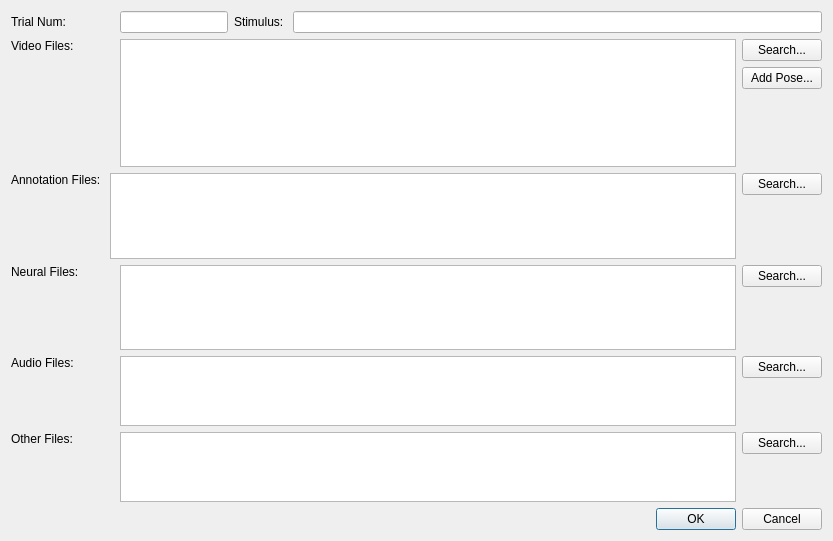
<?xml version="1.0" encoding="UTF-8"?>
<ui version="4.0">
 <class>EditTrialDialog</class>
 <widget class="QDialog" name="EditTrialDialog">
  <property name="geometry">
   <rect>
    <x>0</x>
    <y>0</y>
    <width>833</width>
    <height>541</height>
   </rect>
  </property>
  <property name="windowTitle">
   <string>Add or Edit Trial</string>
  </property>
  <layout class="QVBoxLayout" name="verticalLayout" stretch="0,3,2,2,1,1,0">
   <item>
    <layout class="QHBoxLayout" name="generalInfoHorizontalLayout">
     <item>
      <widget class="QLabel" name="trialNumLabel">
       <property name="minimumSize">
        <size>
         <width>103</width>
         <height>0</height>
        </size>
       </property>
       <property name="text">
        <string>Trial Num: </string>
       </property>
      </widget>
     </item>
     <item>
      <widget class="QLineEdit" name="trialNumLineEdit"/>
     </item>
     <item>
      <widget class="QLabel" name="stimulusLabel">
       <property name="text">
        <string>Stimulus: </string>
       </property>
      </widget>
     </item>
     <item>
      <widget class="QLineEdit" name="stimulusLineEdit">
       <property name="sizePolicy">
        <sizepolicy hsizetype="Expanding" vsizetype="Fixed">
         <horstretch>1</horstretch>
         <verstretch>0</verstretch>
        </sizepolicy>
       </property>
      </widget>
     </item>
    </layout>
   </item>
   <item>
    <layout class="QHBoxLayout" name="videosHorizontalLayout" stretch="0,0,0">
     <item>
      <widget class="QLabel" name="videosLabel">
       <property name="minimumSize">
        <size>
         <width>103</width>
         <height>0</height>
        </size>
       </property>
       <property name="text">
        <string>Video Files: </string>
       </property>
       <property name="alignment">
        <set>Qt::AlignLeading|Qt::AlignLeft|Qt::AlignTop</set>
       </property>
      </widget>
     </item>
     <item>
      <widget class="QTreeWidget" name="videosTreeWidget">
       <property name="alternatingRowColors">
        <bool>false</bool>
       </property>
       <property name="textElideMode">
        <enum>Qt::ElideMiddle</enum>
       </property>
       <property name="expandsOnDoubleClick">
        <bool>false</bool>
       </property>
       <property name="columnCount">
        <number>0</number>
       </property>
      </widget>
     </item>
     <item>
      <layout class="QVBoxLayout" name="videosSearchVerticalLayout">
       <item>
        <widget class="QPushButton" name="videosSearchPushButton">
         <property name="text">
          <string>Search...</string>
         </property>
        </widget>
       </item>
       <item>
        <widget class="QPushButton" name="addPosePushButton">
         <property name="text">
          <string>Add Pose...</string>
         </property>
        </widget>
       </item>
       <item>
        <spacer name="videosSearchVerticalSpacer">
         <property name="orientation">
          <enum>Qt::Vertical</enum>
         </property>
         <property name="sizeHint" stdset="0">
          <size>
           <width>20</width>
           <height>40</height>
          </size>
         </property>
        </spacer>
       </item>
      </layout>
     </item>
    </layout>
   </item>
   <item>
    <layout class="QHBoxLayout" name="annotationsHorizontalLayout">
     <item>
      <widget class="QLabel" name="annotationsLabel">
       <property name="text">
        <string>Annotation Files: </string>
       </property>
       <property name="alignment">
        <set>Qt::AlignLeading|Qt::AlignLeft|Qt::AlignTop</set>
       </property>
      </widget>
     </item>
     <item>
      <widget class="DeleteableTableView" name="annotationsTableView"/>
     </item>
     <item>
      <layout class="QVBoxLayout" name="annotationsSearchVerticalLayout">
       <item>
        <widget class="QPushButton" name="annotationsSearchPushButton">
         <property name="text">
          <string>Search...</string>
         </property>
        </widget>
       </item>
       <item>
        <spacer name="annotationsSearchVerticalSpacer">
         <property name="orientation">
          <enum>Qt::Vertical</enum>
         </property>
         <property name="sizeHint" stdset="0">
          <size>
           <width>20</width>
           <height>40</height>
          </size>
         </property>
        </spacer>
       </item>
      </layout>
     </item>
    </layout>
   </item>
   <item>
    <layout class="QHBoxLayout" name="neuralsHorizontalLayout">
     <item>
      <widget class="QLabel" name="neuralsLabel">
       <property name="minimumSize">
        <size>
         <width>103</width>
         <height>0</height>
        </size>
       </property>
       <property name="text">
        <string>Neural Files: </string>
       </property>
       <property name="alignment">
        <set>Qt::AlignLeading|Qt::AlignLeft|Qt::AlignTop</set>
       </property>
      </widget>
     </item>
     <item>
      <widget class="DeleteableTableView" name="neuralsTableView"/>
     </item>
     <item>
      <layout class="QVBoxLayout" name="neuralsSearchVerticalLayout">
       <item>
        <widget class="QPushButton" name="neuralsSearchPushButton">
         <property name="text">
          <string>Search...</string>
         </property>
        </widget>
       </item>
       <item>
        <spacer name="neuralsSearchVerticalSpacer">
         <property name="orientation">
          <enum>Qt::Vertical</enum>
         </property>
         <property name="sizeHint" stdset="0">
          <size>
           <width>20</width>
           <height>40</height>
          </size>
         </property>
        </spacer>
       </item>
      </layout>
     </item>
    </layout>
   </item>
   <item>
    <layout class="QHBoxLayout" name="audiosHorizontalLayout">
     <item>
      <widget class="QLabel" name="audiosLabel">
       <property name="enabled">
        <bool>true</bool>
       </property>
       <property name="minimumSize">
        <size>
         <width>103</width>
         <height>0</height>
        </size>
       </property>
       <property name="text">
        <string>Audio Files: </string>
       </property>
       <property name="alignment">
        <set>Qt::AlignLeading|Qt::AlignLeft|Qt::AlignTop</set>
       </property>
      </widget>
     </item>
     <item>
      <widget class="QTreeView" name="audiosTreeView">
       <property name="enabled">
        <bool>true</bool>
       </property>
      </widget>
     </item>
     <item>
      <layout class="QVBoxLayout" name="audiosSearchVerticalLayout">
       <item>
        <widget class="QPushButton" name="audiosSearchPushButton">
         <property name="enabled">
          <bool>true</bool>
         </property>
         <property name="text">
          <string>Search...</string>
         </property>
        </widget>
       </item>
       <item>
        <spacer name="audiosSearchVerticalSpacer">
         <property name="orientation">
          <enum>Qt::Vertical</enum>
         </property>
         <property name="sizeHint" stdset="0">
          <size>
           <width>20</width>
           <height>40</height>
          </size>
         </property>
        </spacer>
       </item>
      </layout>
     </item>
    </layout>
   </item>
   <item>
    <layout class="QHBoxLayout" name="othersHorizontalLayout">
     <item>
      <widget class="QLabel" name="othersLabel">
       <property name="enabled">
        <bool>true</bool>
       </property>
       <property name="minimumSize">
        <size>
         <width>103</width>
         <height>0</height>
        </size>
       </property>
       <property name="text">
        <string>Other Files: </string>
       </property>
       <property name="alignment">
        <set>Qt::AlignLeading|Qt::AlignLeft|Qt::AlignTop</set>
       </property>
      </widget>
     </item>
     <item>
      <widget class="DeleteableTableView" name="othersTableView">
       <property name="enabled">
        <bool>true</bool>
       </property>
      </widget>
     </item>
     <item>
      <layout class="QVBoxLayout" name="othersSearchVerticalLayout">
       <item>
        <widget class="QPushButton" name="othersSearchPushButton">
         <property name="enabled">
          <bool>true</bool>
         </property>
         <property name="text">
          <string>Search...</string>
         </property>
        </widget>
       </item>
       <item>
        <spacer name="othersSearchVerticalSpacer">
         <property name="orientation">
          <enum>Qt::Vertical</enum>
         </property>
         <property name="sizeHint" stdset="0">
          <size>
           <width>20</width>
           <height>40</height>
          </size>
         </property>
        </spacer>
       </item>
      </layout>
     </item>
    </layout>
   </item>
   <item>
    <widget class="QDialogButtonBox" name="buttonBox">
     <property name="orientation">
      <enum>Qt::Horizontal</enum>
     </property>
     <property name="standardButtons">
      <set>QDialogButtonBox::Cancel|QDialogButtonBox::Ok</set>
     </property>
    </widget>
   </item>
  </layout>
 </widget>
 <customwidgets>
  <customwidget>
   <class>DeleteableTableView</class>
   <extends>QTableView</extends>
   <header>widgets.deleteableTableView.h</header>
  </customwidget>
 </customwidgets>
 <resources/>
 <connections>
  <connection>
   <sender>buttonBox</sender>
   <signal>accepted()</signal>
   <receiver>EditTrialDialog</receiver>
   <slot>accept()</slot>
   <hints>
    <hint type="sourcelabel">
     <x>248</x>
     <y>254</y>
    </hint>
    <hint type="destinationlabel">
     <x>157</x>
     <y>274</y>
    </hint>
   </hints>
  </connection>
  <connection>
   <sender>buttonBox</sender>
   <signal>rejected()</signal>
   <receiver>EditTrialDialog</receiver>
   <slot>reject()</slot>
   <hints>
    <hint type="sourcelabel">
     <x>316</x>
     <y>260</y>
    </hint>
    <hint type="destinationlabel">
     <x>286</x>
     <y>274</y>
    </hint>
   </hints>
  </connection>
 </connections>
</ui>
